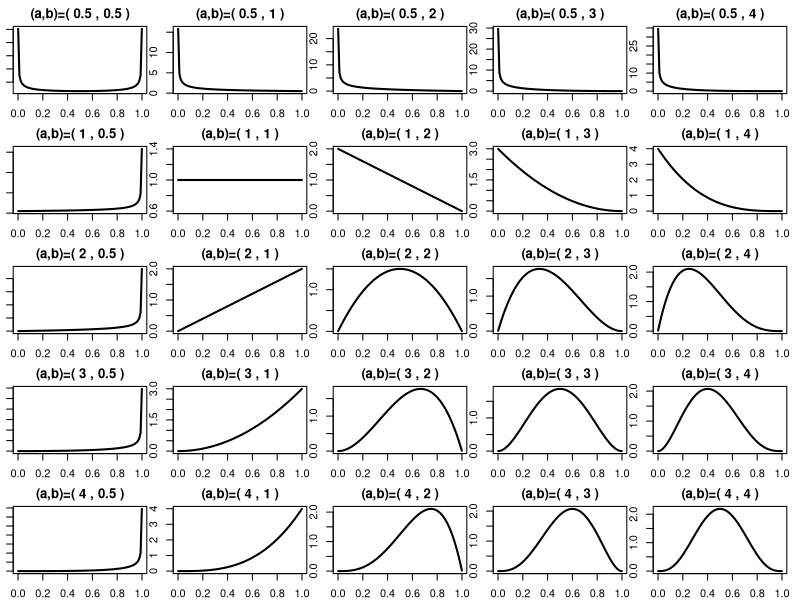
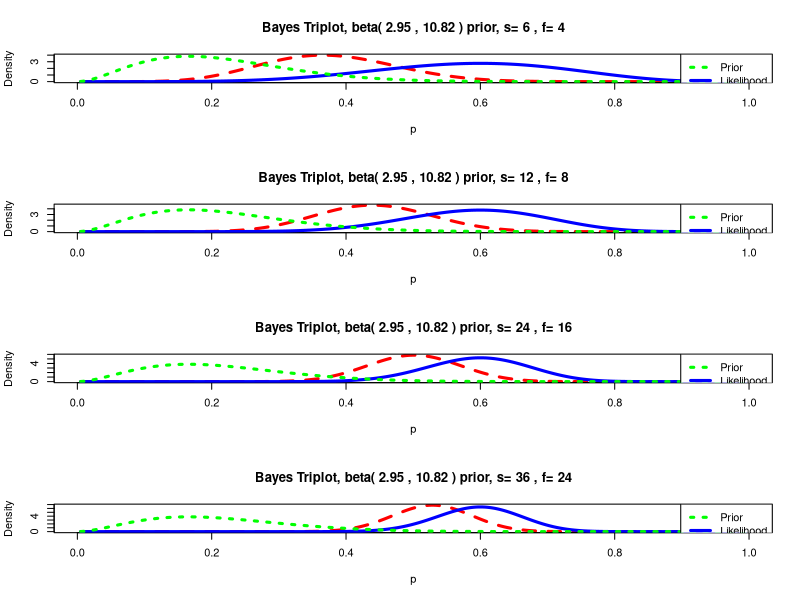
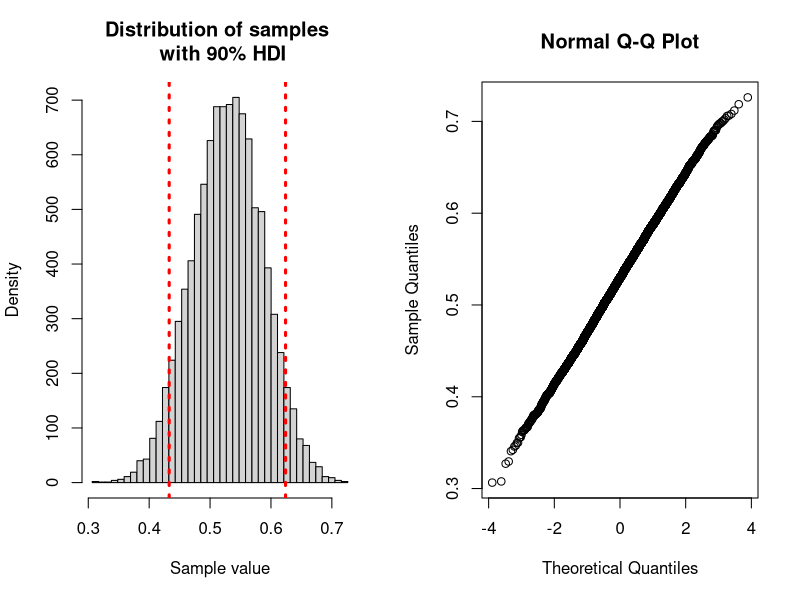
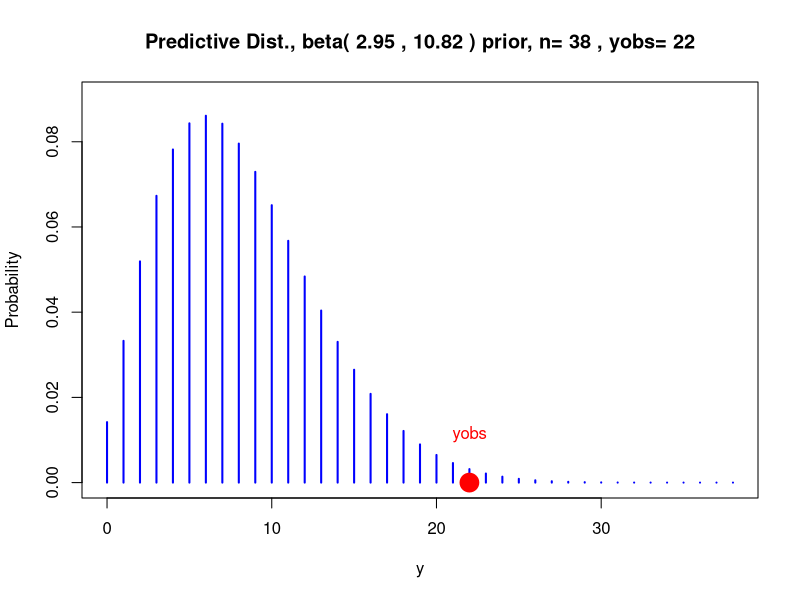
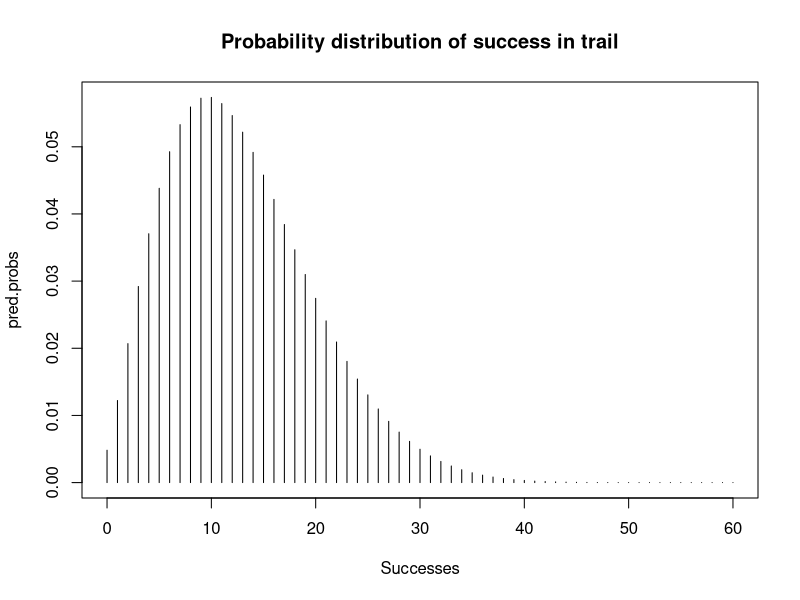
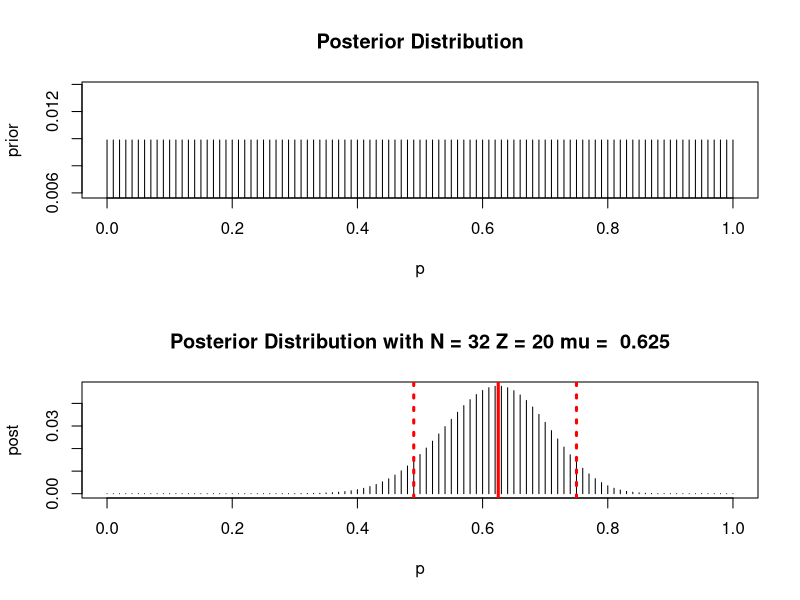
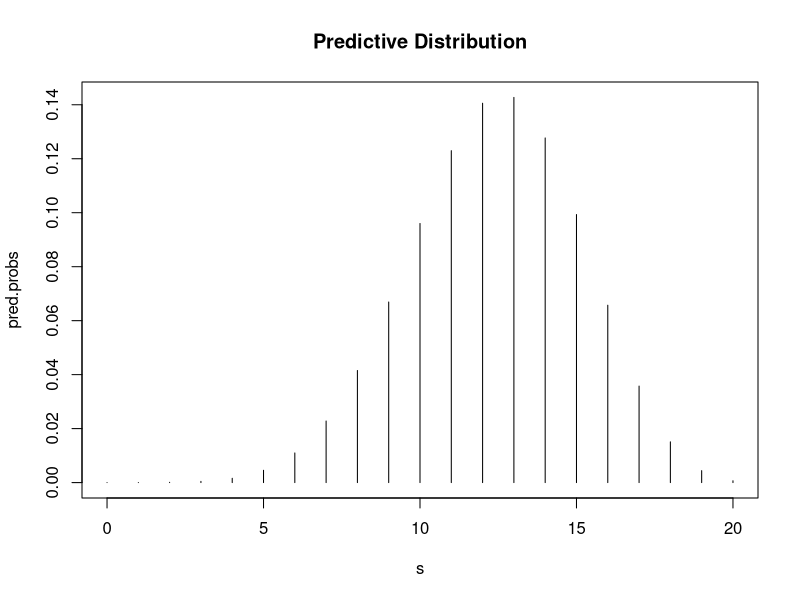
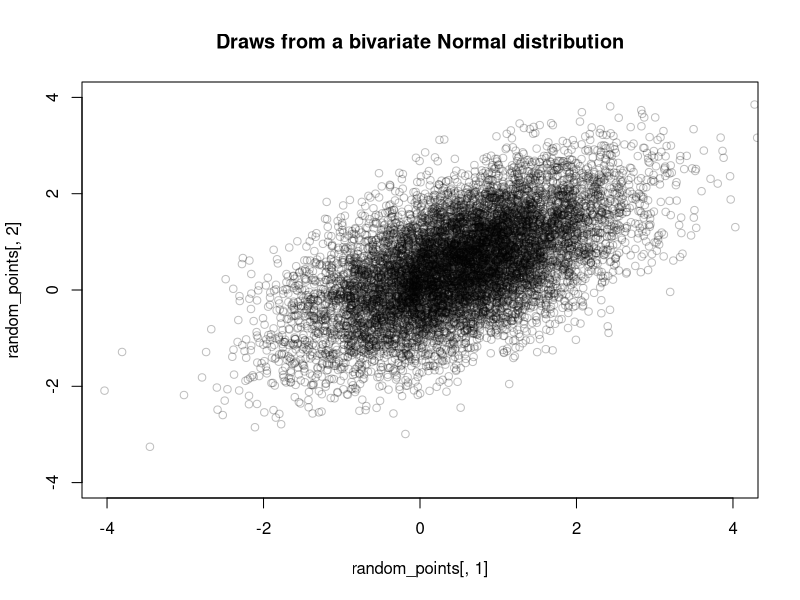

Source code (R) for these figures, in order:
##--------------------------------------------
##
## Class: PCE 350 Data Science Methods Class
##
##---- Introduction to Bayesian models and MCMC ----
##

## -----------------------------------------
## --- Explore the Beta distribution ---
# Beta depends on two parameters, alpha and beta
alpha = c(0.5,1,2,3,4)
beta = alpha
x = seq(0.001,0.999,length=100)

par(mfrow = c(5,5), mar=c(2,1,2,1)) # mar = c(bottom, left, top, right)
sapply(alpha, function(a){
  sapply(beta, function(b){
    plot_title = paste("(a,b)=(",a,",",b,")")
    plot(x,dbeta(x,a,b),xlab="",ylab="",
         main=plot_title, type="l", lwd=2)
  })
})

# Set plot options back to normal
par(mar=c(5.1,4.1,4.1,2.1), mfrow=c(1,1))


## --------------------------------------------------
## --- Explore Simple Binary Bayesian Analysis ----
##
library(LearnBayes)
## I think the chance of rain is 0.2 with
## with a probability at the 75% point of 0.28
## Compute my Beta prior
beta.par <- beta.select(list(p=0.5, x=0.2), list(p=0.75, x=.28))
beta.par ## The parameters of my Beta distribution

## But there 6 sunny days and 4 rain days in the next 10 days
## And another 6 sunny days and 4 rain days in the following 10 days
## And another 12 sunny days and 8 rain days in the following 20 days
## And another 12 sunny days and 8 rain days in the following 20 days
## What does my posterior look like?
## 
par(mfrow = c(4,1))
beta.par + c(6, 4)
triplot(beta.par, c(6, 4))
beta.par + c(6 + 6, 4 + 4)
triplot(beta.par, c(6 + 6, 4 + 4))
beta.par + c(6 + 6 + 12, 4 + 4 + 8)
triplot(beta.par, c(6 + 6 + 12, 4 + 4 + 8))
beta.par + c(6 + 6 + 12 + 12, 4 + 4 + 8 +8)
triplot(beta.par, c(6 + 6 + 12 + 12, 4 + 4 + 8 + 8))
par(mfrow = c(1,1))


## Simulate from the posterior and 
## compute confidence intervals
beta.post.par <- beta.par + c(6 + 6 + 12 + 12, 4 + 4 + 8 + 8)
post.sample <- rbeta(10000, beta.post.par[1], beta.post.par[2])
par(mfrow = c(1,2))
quants = quantile(post.sample, c(0.05, 0.95))
breaks = seq(min(post.sample), max(post.sample), length.out = 41)
hist(post.sample, breaks = breaks, 
     main = 'Distribution of samples \n with 90% HDI',
     xlab = 'Sample value',
     ylab = 'Density')
abline(v = quants[1], lty = 3, col = 'red', lwd = 3)
abline(v = quants[2], lty = 3, col = 'red', lwd = 3)
qqnorm(post.sample)
par(mfrow = c(1,1))
quants

## Check on the model
predplot(beta.par, 6 + 8 + 12 + 12, 4 + 2 + 8 + 8)

## What is the probability of observing 0-8 successes in the
## next 60 trials?
n <- 60
s <- 0:n
pred.probs <- pbetap(beta.par, n, s)
plot(s, pred.probs, type="h", 
     main = 'Probability distribution of success in trail',
     xlab = 'Successes')
discint(cbind(s, pred.probs), 0.90)


sum(pred.probs[1:9])



## ------------------------------------------
##--- Discrete priors ------ 
#
# Create a uniform prior
p <- seq(0, 1, by = 0.01)
prior <- 1 / 101 + 0 * p

## With 29 successes and 8 failures find posterior
library(LearnBayes)
tries = c(20, 12)
post <- pdisc(p, prior, tries)
HCI = discint(cbind(p, post), 0.90) # 90 percent HCI

## Plot the prior and posterior
par(mfrow = c(2,1))
plot(p, prior, type="h",main="Posterior Distribution")
Main = paste("Posterior Distribution with N =",
             as.character(sum(tries)), 'Z =',
             as.character(tries[1]),
             'mu = ',
             as.character(tries[1]/sum(tries)))
plot(p, post, type="h",main=Main)
abline(v = HCI$set[1], lty = 3, col = 'red', lwd = 3)
abline(v = HCI$set[length(HCI$set)], , lty = 3, col = 'red', lwd = 3)
abline(v = tries[1]/sum(tries), col = 'red', lwd = 3)
par(mfrow = c(1,1))

## Print the 90 percent HCI 
HCI

## Make a prediction for the distribution of the 
## next 20 observations
n <- 20
s <- 0:20
pred.probs <- pdiscp(p, post, n, s)
plot(s, pred.probs, type="h",
     main="Predictive Distribution")




## ---------------------------------------------------
## --- Compare Multiple Parameter Estimation by MCMC ------
# Create a 'truth' distribution and plot some samples from it.
library(ggplot2)
library(MASS)
random_points = mvrnorm(10000, mu=c(0.5,0.5), Sigma=matrix(c(1,0.6,0.6,1), nrow=2))
plot(random_points[,1], random_points[,2], xlim=c(-4,4), ylim=c(-4,4), col=rgb(0,0,0,0.25),
     main = 'Draws from a bivariate Normal distribution')

# Now let's try to recreate that distribution via MCMC...

# Given a point, our value at that point(x,y) will be the 
# value of the distribution at x,y:
likelihood = function(x,y){
  sigma = matrix(c(1,0.6,0.6,1), nrow=2)
  mu = c(0.5,0.5)
  dist = c(x,y) - mu
  value = (1/sqrt(4*pi^2**det(sigma))) * exp((-1/2) * t(dist) %*% ginv(sigma) %*% t(t(dist)) )
  return(value)
}

# Where to start:
x_chain = 4
y_chain = -4
# Chain length:
chain_length = 10000

#Evaluate current position:
current_val = likelihood(x_chain,y_chain)
current_val

# Standard deviation of how far out to propose:
proposal_sd = 1

# Keep track of things:
accept_count = 0
reject_count = 0


for (n in 1:(chain_length-1)){ # chain length minus 1 because we already have a point (the starting point)
  proposed_x = x_chain[n] + rnorm(1, mean=0, sd=proposal_sd)
  proposed_y = y_chain[n] + rnorm(1, mean=0, sd=proposal_sd)
  proposed_val = likelihood(proposed_x, proposed_y)
  
  # Accept according to probability:
  if (runif(1) < (proposed_val/current_val)){
    x_chain = c(x_chain, proposed_x)
    y_chain = c(y_chain, proposed_y)
    current_val = proposed_val
    accept_count = accept_count + 1
  }else{
    x_chain = c(x_chain, x_chain[n])
    y_chain = c(y_chain, y_chain[n])
    reject_count = reject_count + 1
  } 
}

plot(x_chain, y_chain, col=rgb(0,0,0,0.25), xlim=c(-4,4), ylim=c(-4,4),
     main="MCMC values for a Bivariate Normal", xlab="x", ylab="y")

# Burn in problem.  Solution?  Throw away first part of chain.
num_burnin = round(0.1*chain_length)
num_burnin

plot(x_chain[num_burnin:chain_length], y_chain[num_burnin:chain_length],
     col=rgb(0,0,0,0.25), xlim=c(-4,4), ylim=c(-4,4),
     main="MCMC values for a Bivariate Normal with burn-in", xlab="x", ylab="y")

# Estimate bivariate mean from chain:
mcmc_mean = c(mean(x_chain), mean(y_chain))
mcmc_mean

# Acceptance/Reject rate:
accept_count/chain_length
reject_count/chain_length

# Always look at the chain, we would like random noise centered around means
par(mfrow = c(2,1))
plot(x_chain, type="l", main = 'X chain', ylab = 'Value')
plot(y_chain, type="l", main = 'Y chain', ylab = 'Value')
par(mfrow = c(1,1))

## Look at a shorter segment of the chain
# Always look at the chain, we would like random noise centered around means
par(mfrow = c(2,1))
plot(x_chain[1000:2000], type="l", main = 'X chain', ylab = 'Value')
plot(y_chain[1000:2000], type="l", main = 'Y chain', ylab = 'Value')
par(mfrow = c(1,1))

## Try some other sds for the MCMC!!!!!!!!!!!!!!!



## -------------------------------------------------
## --- Explore the MCMC method ----
## --- Chi Squared Example -----------
#
# Model the minimum and maxium speed of autos on a highway.
# There are two parameters in the model, the min and the max
#
# The minmaxpost functon computes the log likelihood
# of the max and min of the speed. Theta is a list of two
# mu and log(sigma).
library(LearnBayes)
minmaxpost <- function(theta, data){
  mu <- theta[1]
  sigma <- exp(theta[2])
  dnorm(data$min, mu, sigma, log=TRUE) +
    dnorm(data$max, mu, sigma, log=TRUE) +
    (data$n - 2) * log(pnorm(data$max, mu, sigma) -
                       pnorm(data$min, mu, sigma))
}

# Some data and compute the posterior using the Laplace method
data <- list(n=10, min=52, max=84)
fit <- laplace(minmaxpost, c(70, 2), data)
fit

# Plot to see the sampling
mycontour(minmaxpost, c(45, 95, 1.5, 4), data,
          xlab=expression(mu), ylab=expression(paste("log ",sigma)))
mycontour(lbinorm, c(45, 95, 1.5, 4),
            list(m=fit$mode, v=fit$var), add=TRUE, col="red",
            main = 'Contours of posterior with Normal approx in red')


## Random walk M-H sampling
## Compute the randow walk fit
mcmc.fit <- rwmetrop(minmaxpost,
                     list(var=fit$v, scale=3),
                     c(70, 2),
                     10000,
                     data)
mcmc.fit$accept  # What is the acceptance ratio

## Countour plot of the outcome
mycontour(minmaxpost, c(45, 95, 1.5, 4), data,
          xlab=expression(mu),
          ylab=expression(paste("log ",sigma)))
points(mcmc.fit$par)

## What does the distibution of one of our model parameters look like.
## Look at the distribution of the upper 75% quartile
mu <- mcmc.fit$par[, 1]
sigma <- exp(mcmc.fit$par[, 2])
P.75 <- mu + 0.674 * sigma
plot(density(P.75),
       main="Posterior Density of Upper Quartile")
